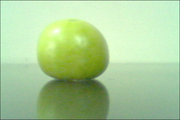
//> input picture Template_opencv/hijau.jpg, 180 x 120 px
$ ./tomat   (built with g++ and OpenCV 4)
//> lines starting //> are read from the running program, lines starting //| are printed output that depends on the picture
### Template_opencv/stdafx.h
// stdafx.h : include file for standard system include files,
// or project specific include files that are used frequently, but
// are changed infrequently
//

#pragma once

#include "targetver.h"

#include <stdio.h>
#include <tchar.h>


// TODO: reference additional headers your program requires here

### Template_opencv/tomat.cpp
#include "stdafx.h"
#include <iostream>
#include <opencv2/opencv.hpp>
using namespace std;
using namespace cv;
int main()
{
	// inisialisasi variabel untuk akses image
	int height, width, step, channels;
	uchar* data1;
	int i, j;
	int hue2; //hue index
	float r, g, b, wmax, wmin, d, hue, hmax; //RGB to Hue variable
	float h[3][30]; //histogram feature  training
	float gn[30]; //general feature training
	float f[3][30]; //specitic feature  training
	float dd, dmin; //distance matching  feature
	int klasifikasi; //category
	float h_uji[3][30]; //histogram capture test  picture
	float f_uji[3][30]; //feature test object
	CvPoint pt1, pt2; //point x and y position
	CvFont font; //font initialize
	IplImage* hist3 = cvCreateImage(cvSize(640, 600), 8, 3);
	IplImage* source = 0;
	// reset histogram
	for (i = 0; i < 3; i++) {
		for (j = 0; j < 30; j++) {
			h[i][j] = 0;
			f[i][j] = 0;
			h_uji[i][j] = 0;
			f_uji[i][j] = 0;
		}
	}
	//------------------- Tomat Hijau -------------------
	// untuk loading tomat hijau
	char* imageName = "hijau.jpg";
	IplImage* src = cvLoadImage(imageName, -1);
//> src is the input picture: 120 rows x 180 cols, CV_8UC3; mean B, G, R 152.6, 205.4, 171.9
	height = src->height;
//> height = 120
	width = src->width;
//> width = 180
	step = src->widthStep;
//> step = 540
	channels = src->nChannels;
//> channels = 3
	data1 = (uchar*)src->imageData;
	// mengakses warna r,g,b tiap pixel di gambar, diubah ke HSV manual
	// RGB ke HSV dengan menggunakan rumus yang ada pada paper referensi
	for (i = 0; i < src->height; i++) {
		for (j = 0; j < src->width; j++) {
			b = data1[i * step + j * channels + 0]; //blue 0-255
			g = data1[i * step + j * channels + 1]; //green 0-255
			r = data1[i * step + j * channels + 2]; //red 0-255
			// mencari nilai maksimum antara nilai r,g,b, simpan di wmax
			wmax = r;
			if (g > wmax) wmax = g;
			if (b > wmax) wmax = b;
			// mencari nilai minimum antara nilai r,g,b, simpan di wmin
			wmin = r;
			if (g < wmin) wmin = g;
			if (b < wmin) wmin = b;
			// cari nilai jarak = d = wmax-wmin
			d = wmax - wmin;
			// ubah ke nilai HUE berdasar cara konversi dari RGB ke HUE, buat Index
			if (d == 0)
				hue = 0;
			else
			{
				if (wmax == r) hue = (float)(60 * ((g - b) / d));
				if (wmax == g) hue = (float)(60 * (((b - r) / d) +
					2));
				if (wmax == b) hue = (float)(60 * (((r - g) / d) +
					4));
				if (hue < 0) hue = hue + 360;
				// membuat index sebanyak 30 index (12 derajat tiap index)
				hue2 = (int)(hue / 12);
			}
			// disimpan nilai index hue ke dalam array untuk histogram hueindex
			h[0][hue2] = h[0][hue2] + 1;
		}
	}
//> this loop made 120 passes
//> (b, g, r, wmax, wmin, d) on passes 1 to 12: (125, 139, 118, 139, 118, 21), (168, 194, 158, 194, 158, 36), (161, 187, 151, 187, 151, 36), (161, 188, 152, 188, 152, 36), (163, 190, 151, 190, 151, 39), (161, 193, 151, 193, 151, 42), (162, 190, 152, 190, 152, 38), (161, 188, 153, 188, 153, 35), (159, 190, 148, 190, 148, 42), (159, 191, 144, 191, 144, 47), (162, 189, 146, 189, 146, 43), (160, 190, 148, 190, 148, 42)
//> after the loop, b = 86; g = 100; r = 79; wmax = 100; wmin = 79; d = 21; hue = 140
	// End of Hue Index
	// Normalisasi Histogram Hue Index
	hmax = h[0][0];
//> hmax = 0
	for (i = 0; i < 30; i++) {
		if (h[0][i] > hmax)
			hmax = h[0][i];
	}
//> this loop made 30 passes
//> hmax on passes 6, 7, 9, 10: 29, 3916, 4106, 5821
//> after the loop, hmax = 5821
	for (i = 0; i < 30; i++) {
		h[0][i] = h[0][i] / hmax;
	}
	// End of Normalisasi
	// ------------------ End of Tomat Hijau -------------
	//------------------- Tomat Campur -------------------
	// untuk loading tomat campur
	char* imageName2 = "campur.jpg";
	IplImage* src2 = cvLoadImage(imageName2, -1);
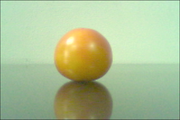
//> input picture Template_opencv/campur.jpg, 180 x 120 px
//> src2 is the input picture: 120 rows x 180 cols, CV_8UC3; mean B, G, R 149.5, 192.1, 173.2
	height = src2->height;
	width = src2->width;
	step = src2->widthStep;
	channels = src2->nChannels;
	data1 = (uchar*)src2->imageData;
	// mengakses warna r,g,b tiap pixel di gambar, diubah ke HSV manual
	// RGB ke HSV dengan menggunakan rumus yang ada pada paper referensi
	for (i = 0; i < src2->height; i++) {
		for (j = 0; j < src2->width; j++) {
			b = data1[i * step + j * channels + 0]; //blue 0-255
			g = data1[i * step + j * channels + 1]; //green 0-255
			r = data1[i * step + j * channels + 2]; //red 0-255
			// mencari nilai maksimum antara nilai r,g,b, simpan di wmax
			wmax = r;
			if (g > wmax) wmax = g;
			if (b > wmax) wmax = b;
			// mencari nilai minimum antara nilai r,g,b, simpan di wmin
			wmin = r;
			if (g < wmin) wmin = g;
			if (b < wmin) wmin = b;
			// cari nilai jarak = d = wmax-wmin
			d = wmax - wmin;
			// ubah ke nilai HUE berdasar cara konversi dari RGB ke HUE, dan buat Index
			if (d == 0)
				hue = 0;
			else
			{
				if (wmax == r) hue = (float)(60 * ((g - b) / d));
				if (wmax == g) hue = (float)(60 * (((b - r) / d) +
					2));
				if (wmax == b) hue = (float)(60 * (((r - g) / d) +
					4));
				if (hue < 0) hue = hue + 360;
				// membuat index sebanyak 30 index (12 derajat tiap index)
				hue2 = (int)(hue / 12);
			}
			// disimpan nilai index hue ke dalam array untuk histogram hue index
			h[1][hue2] = h[1][hue2] + 1;
		}
	}
//> this loop made 120 passes
//> (b, g, r, wmax, wmin, d) on passes 1 to 12: (119, 137, 113, 137, 113, 24), (162, 189, 155, 189, 155, 34), (153, 181, 147, 181, 147, 34), (152, 183, 144, 183, 144, 39), (155, 186, 144, 186, 144, 42), (156, 186, 145, 186, 145, 41), (158, 184, 146, 184, 146, 38), (160, 183, 148, 183, 148, 35), (158, 183, 147, 183, 147, 36), (153, 185, 145, 185, 145, 40), (155, 183, 149, 183, 149, 34), (156, 180, 147, 180, 147, 33)
	// End of Hue Index
	// --------------- End of Tomat Campur -------------
	//------------------- Tomat Merah ------------------
	// untuk loading tomat merah
	char* imageName3 = "merah.jpg";
	IplImage* src3 = cvLoadImage(imageName3, -1);
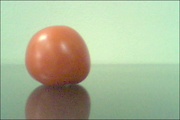
//> input picture Template_opencv/merah.jpg, 180 x 120 px
//> src3 is the input picture: 120 rows x 180 cols, CV_8UC3; mean B, G, R 151.1, 183.7, 171.4
	height = src3->height;
	width = src3->width;
	step = src3->widthStep;
	channels = src3->nChannels;
	data1 = (uchar*)src3->imageData;
	// mengakses warna r,g,b tiap pixel di gambar, diubah ke HSV manual
	// RGB ke HSV dengan menggunakan rumus yang ada pada paper referensi
	for (i = 0; i < src3->height; i++) {
		for (j = 0; j < src3->width; j++) {
			b = data1[i * step + j * channels + 0]; //blue 0-255
			g = data1[i * step + j * channels + 1]; //green 0-255
			r = data1[i * step + j * channels + 2]; //red 0-255
			// mencari nilai maksimum antara nilai r,g,b, simpan di wmax
			wmax = r;
			if (g > wmax) wmax = g;
			if (b > wmax) wmax = b;
			// mencari nilai minimum antara nilai r,g,b, simpan di wmin
			wmin = r;
			if (g < wmin) wmin = g;
			if (b < wmin) wmin = b;
			// cari nilai jarak = d = wmax-wmin
			d = wmax - wmin;
			// ubah ke nilai HUE berdasar cara konversi dari RGB ke HUE, dan buat Index
			if (d == 0)
				hue = 0;
			else
			{
				if (wmax == r) hue = (float)(60 * ((g - b) / d));
				if (wmax == g) hue = (float)(60 * (((b - r) / d) + 2));
				if (wmax == b) hue = (float)(60 * (((r - g) / d) + 4));
				if (hue < 0) hue = hue + 360;
				// membuat index sebanyak 30 index (12 derajat tiap	index)
				hue2 = (int)(hue / 12);
			}
			// disimpan nilai index hue ke dalam array untuk histogram hue index
			h[2][hue2] = h[2][hue2] + 1;
		}
	}
	// End of Hue Index
	// Normalisasi Histogram Hue Index
	hmax = h[2][0];
	for (i = 0; i < 30; i++) {
		if (h[2][i] > hmax)
			hmax = h[2][i];
	}
	for (i = 0; i < 30; i++) {
		h[2][i] = h[2][i] / hmax;
	}
	// End of Normalisasi
	// --------------- End of Tomat Merah -------------
	// ----------------HISOGRAM INTERSEKSI ------------
	// Histogram General => dengan Histogram Interseksi
	for (i = 0; i < 30; i++)
		gn[i] = 0;
	for (i = 0; i < 30; i++) {
		gn[i] = h[0][i];
		if (h[1][i] < gn[i]) gn[i] = h[1][i];
		if (h[2][i] < gn[i]) gn[i] = h[2][i];
	}
	// Histogram Fitur Spesifik Tomat - Fitur Spesifik untuk Klasifikasi
	for (i = 0; i < 3; i++) {
		for (j = 0; j < 30; j++) {
			f[i][j] = fabs(h[i][j] - gn[j]);
		}
	}
	// --------------------------------------------------------------------
	// Menggambar grafik HISTOGRAM HU INDEX dan GENERAL FEATURE
	// Menggambar histogram dengan fungsi line dengan ketebalan tertentu
	IplImage* hist1 = cvCreateImage(cvSize(640, 600), 8, 3);
	// sumbu x dan y tomat 1
	pt1.x = 10; pt1.y = 100; pt2.x = 630; pt2.y = 100;
	cvLine(hist1, pt1, pt2, CV_RGB(255, 0, 0), 3, CV_AA, 0); //sumbu x pt1.x = 10; pt1.y = 0; pt2.x = 10; pt2.y = 100;
	cvLine(hist1, pt1, pt2, CV_RGB(255, 0, 0), 3, CV_AA, 0); //sumbu y pt1.x = 300; pt1.y = 60;
	cvInitFont(&font, CV_FONT_HERSHEY_COMPLEX, 0.5, 0.5, 0.0, 1, CV_AA); cvPutText(hist1, "Tomat Hijau", pt1, &font, CV_RGB(0, 0, 255)); // histogram tomat 1
	for (i = 1; i < 30; i++) {
		pt1.x = 10 + 20 * i;
		pt1.y = 100 - (int)(h[0][i] * 100);
		pt2.x = 10 + 20 * i;
		pt2.y = 100;
		cvLine(hist1, pt1, pt2, CV_RGB(255, 255, 0), 3, CV_AA, 0);
	}
//> hist1: 600 rows x 640 cols, CV_8UC3; mean B, G, R 0.3, 1.6, 3.6
	// sumbu x dan y tomat 2
	pt1.x = 10; pt1.y = 250; pt2.x = 630; pt2.y = 250;
	cvLine(hist1, pt1, pt2, CV_RGB(255, 0, 0), 3, CV_AA, 0); //sumbu x pt1.x = 10; pt1.y = 0; pt2.x = 10; pt2.y = 250;
	cvLine(hist1, pt1, pt2, CV_RGB(255, 0, 0), 3, CV_AA, 0); //sumbu y pt1.x = 300; pt1.y = 200;
	cvInitFont(&font, CV_FONT_HERSHEY_COMPLEX, 0.5, 0.5, 0.0, 1, CV_AA); cvPutText(hist1, "Tomat Campur", pt1, &font, CV_RGB(0, 0, 255));
	// histogram tomat 2
	for (i = 1; i < 30; i++) {
		pt1.x = 10 + 20 * i;
		pt1.y = 250 - (int)(h[1][i] * 100);
		pt2.x = 10 + 20 * i;
		pt2.y = 250;
		cvLine(hist1, pt1, pt2, CV_RGB(255, 255, 0), 3, CV_AA, 0);
	}
//> hist1: 600 rows x 640 cols, CV_8UC3; mean B, G, R 0.5, 11.7, 15.5
	// sumbu x dan y tomat 3
	pt1.x = 10; pt1.y = 400; pt2.x = 630; pt2.y = 400;
	cvLine(hist1, pt1, pt2, CV_RGB(255, 0, 0), 3, CV_AA, 0); //sumbu x pt1.x = 10; pt1.y = 0; pt2.x = 10; pt2.y = 400;
	cvLine(hist1, pt1, pt2, CV_RGB(255, 0, 0), 3, CV_AA, 0); //sumbu y pt1.x = 300; pt1.y = 360;
	cvInitFont(&font, CV_FONT_HERSHEY_COMPLEX, 0.5, 0.5, 0.0, 1, CV_AA); cvPutText(hist1, "Tomat Merah", pt1, &font, CV_RGB(0, 0, 255)); // histogram tomat 3
	for (i = 1; i < 30; i++) {
		pt1.x = 10 + 20 * i;
		pt1.y = 400 - (int)(h[2][i] * 100);
		pt2.x = 10 + 20 * i;
		pt2.y = 400;
		cvLine(hist1, pt1, pt2, CV_RGB(255, 255, 0), 3, CV_AA, 0);
	}
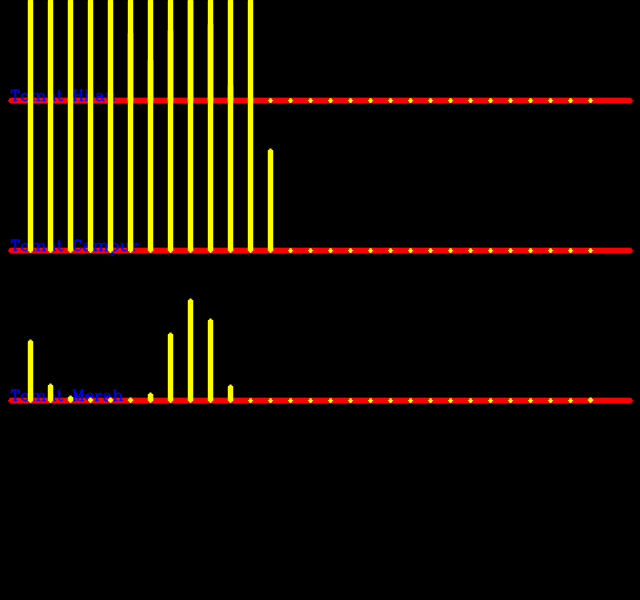
//> hist1: 600 rows x 640 cols, CV_8UC3; mean B, G, R 0.7, 13.2, 19
	// sumbu x dan y Histogram General Tomat 1,2,3
	pt1.x = 10; pt1.y = 550; pt2.x = 630; pt2.y = 550;
	cvLine(hist1, pt1, pt2, CV_RGB(255, 0, 0), 3, CV_AA, 0); //sumbu x pt1.x = 10; pt1.y = 0; pt2.x = 10; pt2.y = 550;
	cvLine(hist1, pt1, pt2, CV_RGB(255, 0, 0), 3, CV_AA, 0); //sumbu y pt1.x = 300; pt1.y = 510;
	cvInitFont(&font, CV_FONT_HERSHEY_COMPLEX, 0.5, 0.5, 0.0, 1, CV_AA); cvPutText(hist1, "Histogram General Tomat", pt1, &font, CV_RGB(0, 0, 255)); // histogram General Tomat - Interseksi
	for (i = 1; i < 30; i++) {
		pt1.x = 10 + 20 * i;
		pt1.y = 550 - (int)(gn[i] * 100);
		pt2.x = 10 + 20 * i;
		pt2.y = 550;
		cvLine(hist1, pt1, pt2, CV_RGB(255, 255, 0), 3, CV_AA, 0);
	}
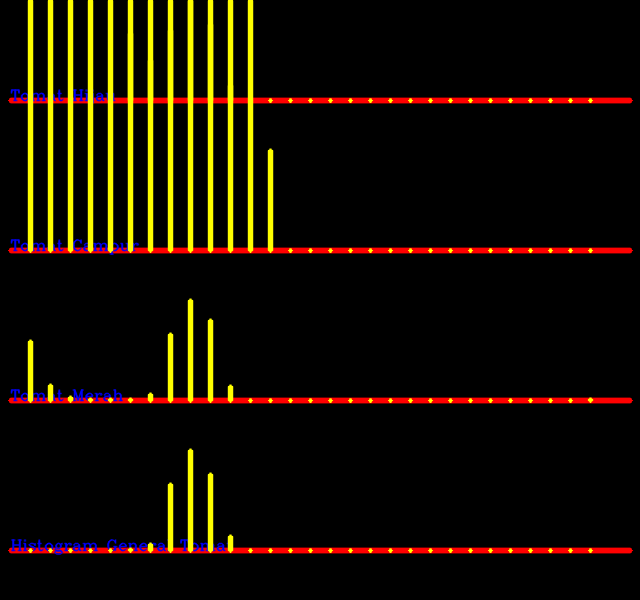
//> hist1: 600 rows x 640 cols, CV_8UC3; mean B, G, R 1.2, 14.4, 22.1
	// gambar hist obyek Tomat - Hijau - Campur - Merah
	cvNamedWindow("Hist Hue Index Tomat dan Histogram Interseksi", 1);
	cvShowImage("Hist Hue Index Tomat dan Histogram Interseksi", hist1);
	// END OF HIST 1 -----------------------------------------------------------
	// -------------------------------------------------------------------------
	// Menggambar grafik HISOGRAM SPECIFIC FEATURE DAN GENERAL FEATURE
	// Menggambar histogram dengan fungsi line dengan ketebalan tertentu
	IplImage* hist2 = cvCreateImage(cvSize(640, 600), 8, 3);
	// sumbu x dan y tomat 1
	pt1.x = 10; pt1.y = 100; pt2.x = 630; pt2.y = 100;
	cvLine(hist2, pt1, pt2, CV_RGB(255, 0, 0), 3, CV_AA, 0); //sumbu x pt1.x = 10; pt1.y = 0; pt2.x = 10; pt2.y = 100;
	cvLine(hist2, pt1, pt2, CV_RGB(255, 0, 0), 3, CV_AA, 0); //sumbu y pt1.x = 300; pt1.y = 60;
	cvInitFont(&font, CV_FONT_HERSHEY_COMPLEX, 0.5, 0.5, 0.0, 1, CV_AA); cvPutText(hist2, "Hist Fitur Spesifik Tomat Hijau", pt1, &font, CV_RGB(0, 0, 255));
	// histogram tomat 1
	for (i = 1; i < 30; i++) {
		pt1.x = 10 + 20 * i;
		pt1.y = 100 - (int)(f[0][i] * 100);
		pt2.x = 10 + 20 * i;
		pt2.y = 100;
		cvLine(hist2, pt1, pt2, CV_RGB(255, 255, 0), 3, CV_AA, 0);
	}
//> hist2: 600 rows x 640 cols, CV_8UC3; mean B, G, R 0.6, 0.6, 2.5
	// sumbu x dan y tomat 2
	pt1.x = 10; pt1.y = 250; pt2.x = 630; pt2.y = 250;
	cvLine(hist2, pt1, pt2, CV_RGB(255, 0, 0), 3, CV_AA, 0); //sumbu x pt1.x = 10; pt1.y = 0; pt2.x = 10; pt2.y = 250;
	cvLine(hist2, pt1, pt2, CV_RGB(255, 0, 0), 3, CV_AA, 0); //sumbu y pt1.x = 300; pt1.y = 200;
	cvInitFont(&font, CV_FONT_HERSHEY_COMPLEX, 0.5, 0.5, 0.0, 1, CV_AA); cvPutText(hist2, "Hist Fitur Spesifik Tomat Campur", pt1, &font, CV_RGB(0, 0, 255));
	// histogram tomat 2
	for (i = 1; i < 30; i++) {
		pt1.x = 10 + 20 * i;
		pt1.y = 250 - (int)(f[1][i] * 100);
		pt2.x = 10 + 20 * i;
		pt2.y = 250;
		cvLine(hist2, pt1, pt2, CV_RGB(255, 255, 0), 3, CV_AA, 0);
	}
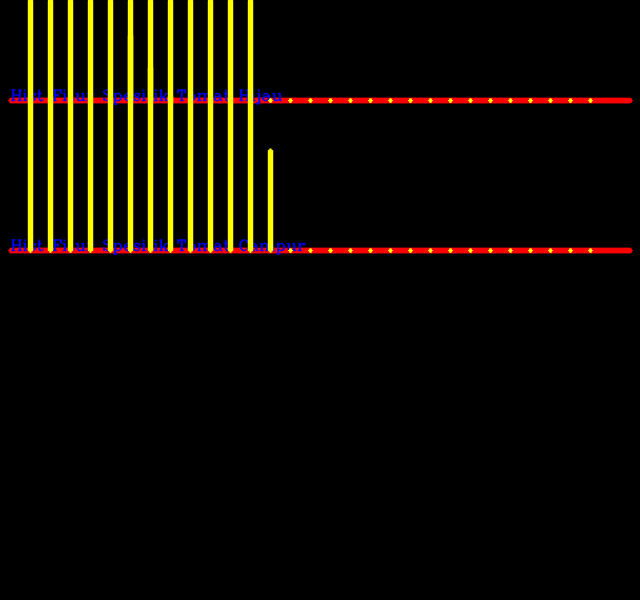
//> hist2: 600 rows x 640 cols, CV_8UC3; mean B, G, R 1.1, 11.6, 15.2
	// sumbu x dan y tomat 3
	pt1.x = 10; pt1.y = 400; pt2.x = 630; pt2.y = 400;
	cvLine(hist2, pt1, pt2, CV_RGB(255, 0, 0), 3, CV_AA, 0); //sumbu x pt1.x = 10; pt1.y = 0; pt2.x = 10; pt2.y = 400;
	cvLine(hist2, pt1, pt2, CV_RGB(255, 0, 0), 3, CV_AA, 0); //sumbu y pt1.x = 300; pt1.y = 360;
	cvInitFont(&font, CV_FONT_HERSHEY_COMPLEX, 0.5, 0.5, 0.0, 1, CV_AA); cvPutText(hist2, "Hist Fitur Spesifik Tomat Merah", pt1, &font, CV_RGB(0, 0, 255));
	// histogram tomat 3
	for (i = 1; i < 30; i++) {
		pt1.x = 10 + 20 * i;
		pt1.y = 400 - (int)(f[2][i] * 100);
		pt2.x = 10 + 20 * i;
		pt2.y = 400;
		cvLine(hist2, pt1, pt2, CV_RGB(255, 255, 0), 3, CV_AA, 0);
	}
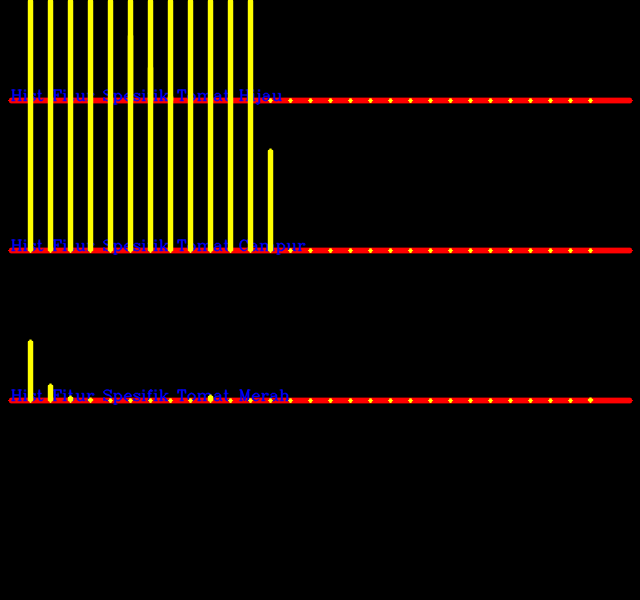
//> hist2: 600 rows x 640 cols, CV_8UC3; mean B, G, R 1.7, 12.2, 17.7
	// sumbu x dan y Histogram General Tomat 1,2,3
	pt1.x = 10; pt1.y = 550; pt2.x = 630; pt2.y = 550;
	cvLine(hist2, pt1, pt2, CV_RGB(255, 0, 0), 3, CV_AA, 0); //sumbu x pt1.x = 10; pt1.y = 0; pt2.x = 10; pt2.y = 550;
	cvLine(hist2, pt1, pt2, CV_RGB(255, 0, 0), 3, CV_AA, 0); //sumbu y pt1.x = 300; pt1.y = 510;
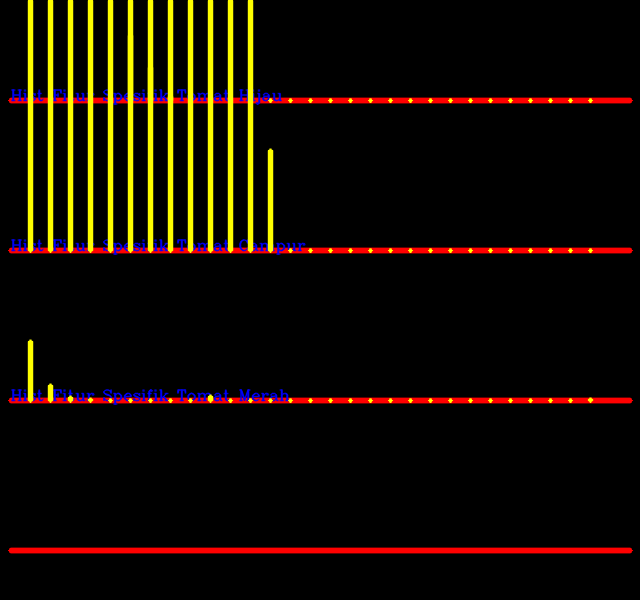
//> hist2: 600 rows x 640 cols, CV_8UC3; mean B, G, R 1.7, 12.2, 20
	cvInitFont(&font, CV_FONT_HERSHEY_COMPLEX, 0.5, 0.5, 0.0, 1, CV_AA); cvPutText(hist2, "Histogram General Tomat", pt1, &font, CV_RGB(0, 0, 255)); // histogram General Tomat - Interseksi
	for (i = 1; i < 30; i++) {
		pt1.x = 10 + 20 * i;
		pt1.y = 550 - (int)(gn[i] * 100);
		pt2.x = 10 + 20 * i;
		pt2.y = 550;
		cvLine(hist2, pt1, pt2, CV_RGB(255, 255, 0), 3, CV_AA, 0);
	}
	// gambar hist obyek Tomat - Hijau - Campur - Merah
	cvNamedWindow("Hist Fitur Spesifik Tomat", 1);
	cvShowImage("Hist Fitur Spesifik Tomat", hist2);
	// END OF HIST 2 ----------------------------------------------------------- ---
	cvShowImage("Tomat Hijau", src);
	cvShowImage("Tomat Campur", src2);
	cvShowImage("Tomat Merah", src3);
	//uji data
	for (;;)
	{
		source = cvLoadImage("campur.jpg", -1);
		cvShowImage("Uji", source);
		if (1 == source->origin) // 1 means the image is inverted
		{
			cvFlip(source, 0, 0);
			source->origin = 0;
		}
		height = source->height;
		width = source->width;
		step = source->widthStep;
		channels = source->nChannels;
		data1 = (uchar*)source->imageData;
		// mengakses warna r,g,b tiap pixel di gambar, diubah ke HSV
		// RGB ke HSV dengan menggunakan rumus yang ada di paper
		for (i = 0; i < source->height; i++) {
			for (j = 0; j < source->width; j++) {
				b = data1[i * step + j * channels + 0];
				//blue 0-255
				g = data1[i * step + j * channels + 1];
				//green 0-255
				r = data1[i * step + j * channels + 2]; //red 0-255
				// mencari nilai maksimum antara nilai r,g,b,
				// simpan di wmax
				wmax = r;
				if (g > wmax) wmax = g;
				if (b > wmax) wmax = b;
				// mencari nilai minimum antara nilai r,g,b,
				// simpan di wmin
				wmin = r;
				if (g < wmin) wmin = g;
				if (b < wmin) wmin = b;
				// cari nilai jarak = d = wmax-wmin
				d = wmax - wmin;
				// ubah ke nilai HUE berdasar cara konversi dari
				// RGB ke HUE , dan buat Index
				if (d == 0)
					hue = 0;
				else
				{
					if (wmax == r) hue = (float)(60 * ((g - b) /
						d));
					if (wmax == g) hue = (float)(60 * (((b - r) / d) + 2));
					if (wmax == b) hue = (float)(60 * (((r - g) / d)
						+ 4));
					if (hue < 0) hue = hue + 360;
					// membuat index sebanyak 30 index (12 derajat
					// tiap index)
					hue2 = (int)(hue / 12);
				}
				// disimpan nilai index hue ke dalam array untuk
				// histogram hue index
				h_uji[0][hue2] = h_uji[0][hue2] + 1;
			}
		}
		// End of Hue Index
		// Normalisasi Histogram Hue Index
		hmax = h_uji[0][0];
		for (i = 0; i < 30; i++) {
			if (h_uji[0][i] > hmax)
				hmax = h_uji[0][i];
		}
		for (i = 0; i < 30; i++) {
			h_uji[0][i] = h_uji[0][i] / hmax;
		}
		// End of Normalisasi
		// Histogram Fitur Spesifik Tomat - Fitur Spesifik untuk
		// Klasifikasi
		for (i = 0; i < 30; i++) {
			f_uji[0][i] = fabs(h_uji[0][i] - gn[i]);
		}
		// --------------- End of FITUR UJI DATA -------------
		// --------------- MATCHING FEATURE -------------------
		dd = 0;
		klasifikasi = 3;
		dmin = 10;
		for (i = 0; i < 3; i++) {
			dd = 0;
			for (j = 0; j < 30; j++) {
				dd = dd + fabs(f_uji[0][j] - f[i][j]);
			}
			dd = dd / 30;
			if (dd < dmin) {
				dmin = dd;
				klasifikasi = i;
			}
		}
		// ------------ END OF MATCHING FEATURE ---------------
		// Menampilkan Hasil Klasifikasi di layar
		if (klasifikasi == 0) {
			printf("Tomat HIJAU \n""\t\t\n");
		}
		if (klasifikasi == 1) {
			printf("Tomat CAMPUR \n""\t\t\n");
		}
		if (klasifikasi == 2) {
			printf("Tomat MERAH \n""\t\t\n");
		}
		//----------------------------- END OF UJI DATA ONLINE -------------- ----------------
		waitKey(0);
	}
}
